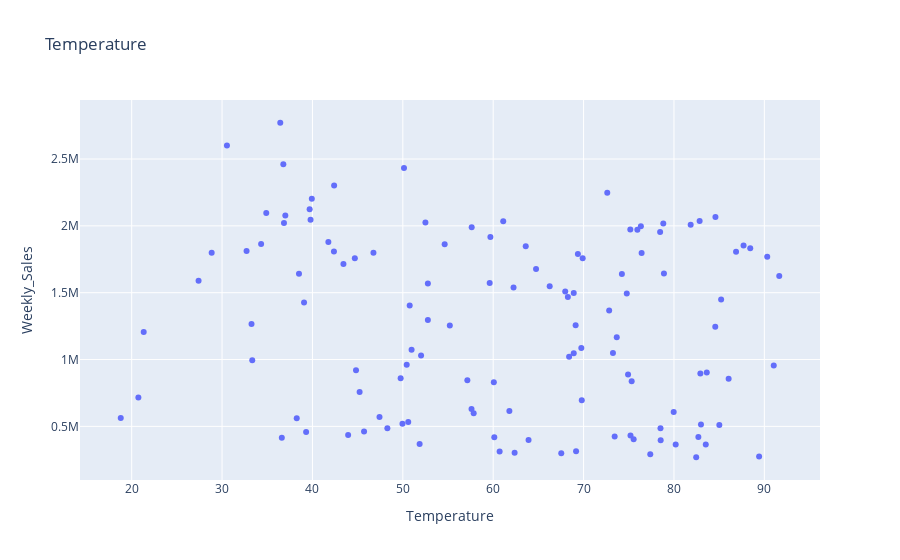

Write notebook code for a chart like this one.
### Code cell
px.scatter(df, x="Temperature",y="Weekly_Sales", title="Temperature")

### Figure 1 — Plotly figure (JSON) as saved in the notebook; plotly's stock layout.template omitted (floating-point values rounded to 4 significant figures; data arrays with more than 128 entries replaced by an {"elided": "..."} marker saying what was removed)
{"data": [{"hovertemplate": "Temperature=%{x}<br>Weekly_Sales=%{y}<extra></extra>", "legendgroup": "", "marker": {"color": "#636efa", "symbol": "circle"}, "mode": "markers", "name": "", "orientation": "v", "showlegend": false, "type": "scatter", "x": {"elided": "136 float values"}, "xaxis": "x", "y": {"elided": "136 float values"}, "yaxis": "y"}], "layout": {"legend": {"tracegroupgap": 0}, "title": {"text": "Temperature"}, "xaxis": {"anchor": "y", "domain": [0, 1], "title": {"text": "Temperature"}}, "yaxis": {"anchor": "x", "domain": [0, 1], "title": {"text": "Weekly_Sales"}}}}
